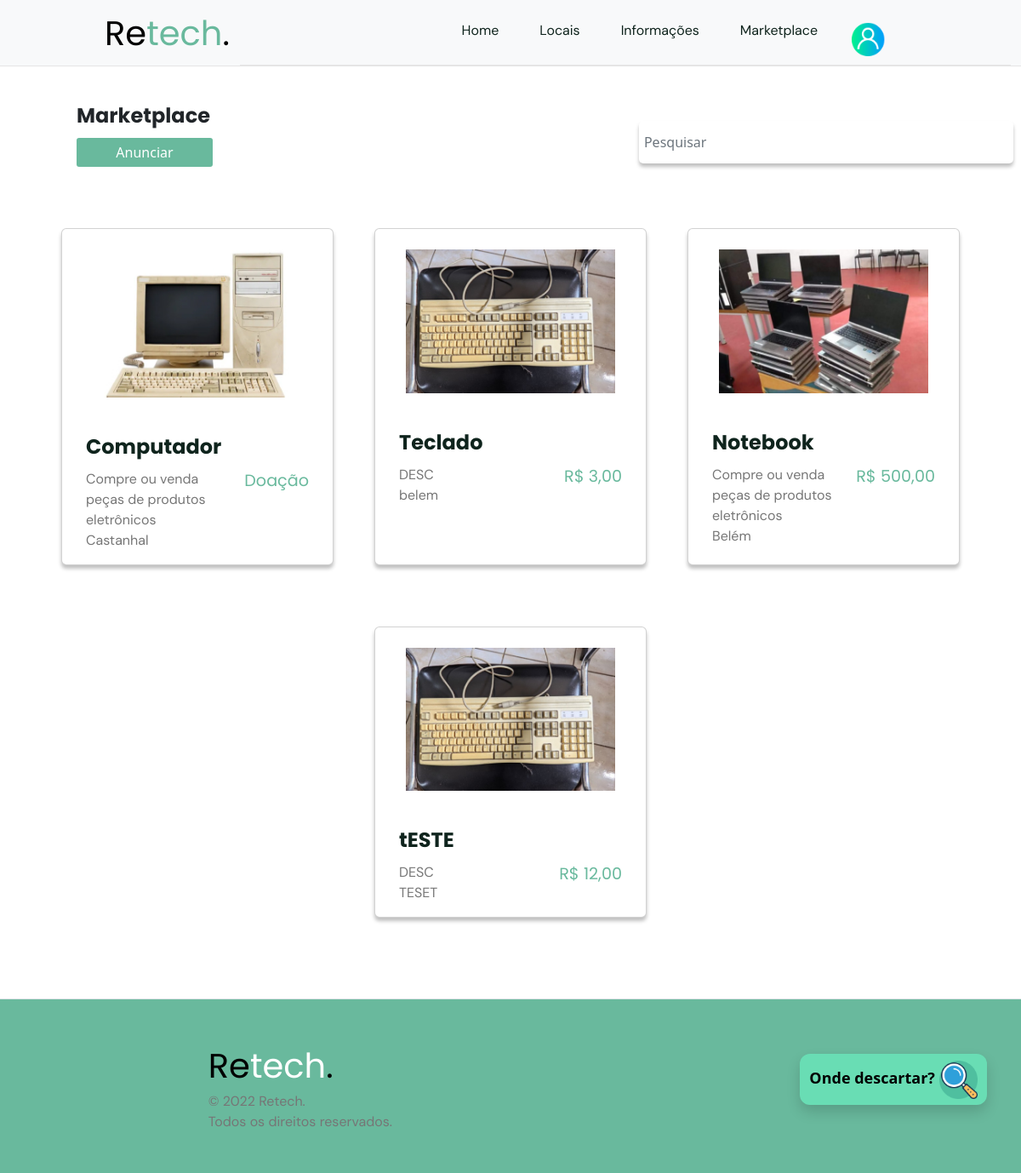
/marketplace/ (signed in), run on an earlier commit of the app's database.
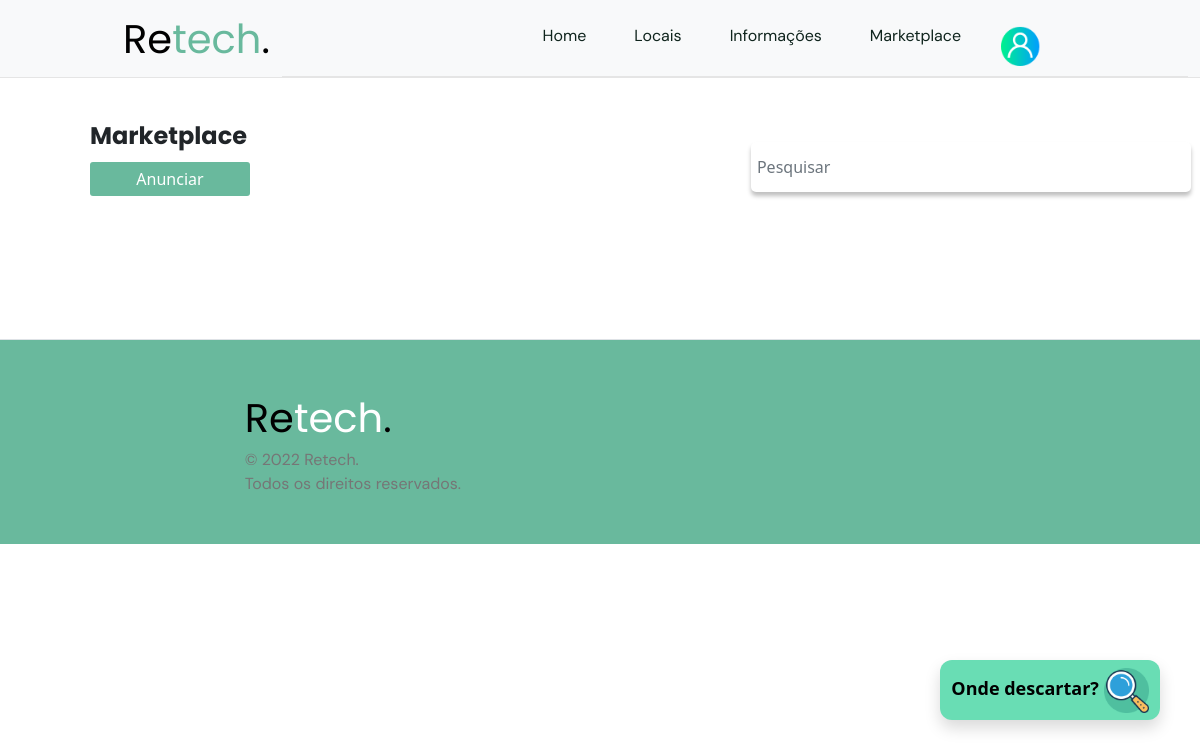
And on a later commit of the database.
### marketplace/models.py (models this page shows, shortened)
class Anuncio(models.Model):
    class Meta:
        abstract = True
    STATE_CHOICES = (
        ('A', 'Ativo'),
        ('I', 'Inativo'),
    )
    nome_prod = models.CharField(max_length=100, verbose_name='Nome do Produto', null=False)
    descricao_prod = models.TextField(verbose_name='Descrição do Produto')
    quantidade_prod = models.IntegerField(verbose_name='Quantidade do Produto', default=1)
    categoria = models.CharField(max_length=100, verbose_name='Categoria do Produto', default='Outros')
    img_prod = models.ImageField(upload_to='marketplace', null=True, blank=True, verbose_name='Imagem do Produto')
    estado = models.CharField(max_length=1, choices=STATE_CHOICES, default='A', verbose_name='Estado do Anúncio')
    user = models.ForeignKey(User, on_delete=models.CASCADE, verbose_name='Usuário')
    cidade = models.CharField(max_length=100, verbose_name='Cidade do Produto', default='')

class AnuncioDoacao(Anuncio):
    class Meta:
        verbose_name_plural = "Anúncios de Doação"

class AnuncioVenda(Anuncio):
    class Meta:
        verbose_name_plural = "Anúncios de Venda"
    preco_prod = models.DecimalField(max_digits=10, decimal_places=2, verbose_name='Preço do Produto')

### marketplace/views.py (the view)
# urls.py: path('', marketplace, name='marketplace'),
def marketplace(request):
    produtos = list(AnuncioVenda.objects.filter(estado="A")) + list(AnuncioDoacao.objects.filter(estado="A"))
    shuffle(produtos)
    return render(request, 'marketplace.html', {'produtos': produtos})

### templates/marketplace.html (shortened to what this page needs)
{% extends 'model/base.html' %}
{% block content %}
{% load static %}
<div class="botao-flutuante">
    <a href="{% url 'service' %}">
        <button type="button" class="information-btn shadow btn-hover">
            Onde descartar?
            <img src="{% static 'image/lupa.png' %}" alt="lupa" class="lupa" style="width: 45px;">
        </button>
    </a>
</div>
<div class="container mb-4">
    <div class="row">
        <div class="col m-4 ms-5">
            <h1 class="" style="font-weight: bold;">Marketplace</h1>
                {% if request.user.is_authenticated %}
                    <a href="{% url 'anunciar' %}">
                        <button class="btn-login m-2" style="width: 160px; height: 34px; margin: 0 !important">Anunciar</button>
                    </a>
                {% else %}
                    <a href="{% url 'login' %}">
                        <button class="btn-login m-2" style="width: 160px; height: 34px; margin: 0 !important">Anunciar</button>
                    </a>
                {% endif %}
        </div>
        <div class="col m-3">
            <div class="col-8 col-xxl-5 col-sm-7 m-auto pt-2 pb-2 mt-4" style="text-align: right;">
                <form method="get">
                    <input type="text" id="search" name="search" class="form-control input-style marketplace-search"
                           placeholder="Pesquisar"
                           value="{{ request.GET.search }}">
                </form>
            </div>
        </div>
    </div>
</div>
<div class="container-fluid" style="margin-bottom: 95px;">
    <div class="row row ms-2 me-2" style="display: flex; justify-content: center; gap: 3rem;">
        {% for produto in produtos %}
            <div class="card card-marketplace mt-4" style="width: 20rem;">
                {% if produto.preco_prod %}
                <a href="{% url 'descricao_produto' tipo='venda' name=produto.nome_prod cod=produto.id %}">
                {% else %}
                <a href="{% url 'descricao_produto' tipo='doacao' name=produto.nome_prod cod=produto.id %}">
                {% endif %}
                    <img src="{{produto.img_prod.url}}" class="card-img-top p-4" alt="Produto">
                    <div class="card-body">
                        <h5 class="card-title">{{produto.nome_prod}}</h5>
                        <div class="value-product">
                            {% if produto.preco_prod %}
                            <p class="card-text float-end">
                                R$ {{produto.preco_prod}}
                            </p>
                            {% else %}
                            <p class="card-text ms-4 float-end">
                                Doação
                            </p>
                            {% endif %}
                        </div>
                        <div class="description-product">
                            <p>
                                {{produto.descricao_prod}}
                            </p>
                            <p>{{produto.cidade}}</p>
                        </div>
                    </div>
                </a>
            </div>
        {% endfor %}
    </div>
</div>
    {% endblock %}

What changed in the data, as far as the page shows it:
removed AnuncioDoacao: img_prod (picture), nome_prod "Computador", shows "Doação", descricao_prod "Compre ou venda peças de produtos eletrônicos", cidade "Castanhal"
removed AnuncioVenda: img_prod (picture), nome_prod "Teclado", preco_prod "3,00", descricao_prod "DESC", cidade "belem"
removed AnuncioVenda: img_prod (picture), nome_prod "Notebook", preco_prod "500,00", descricao_prod "Compre ou venda peças de produtos eletrônicos", cidade "Belém"
removed AnuncioVenda: img_prod (picture), nome_prod "tESTE", preco_prod "12,00", descricao_prod "DESC", cidade "TESET"
